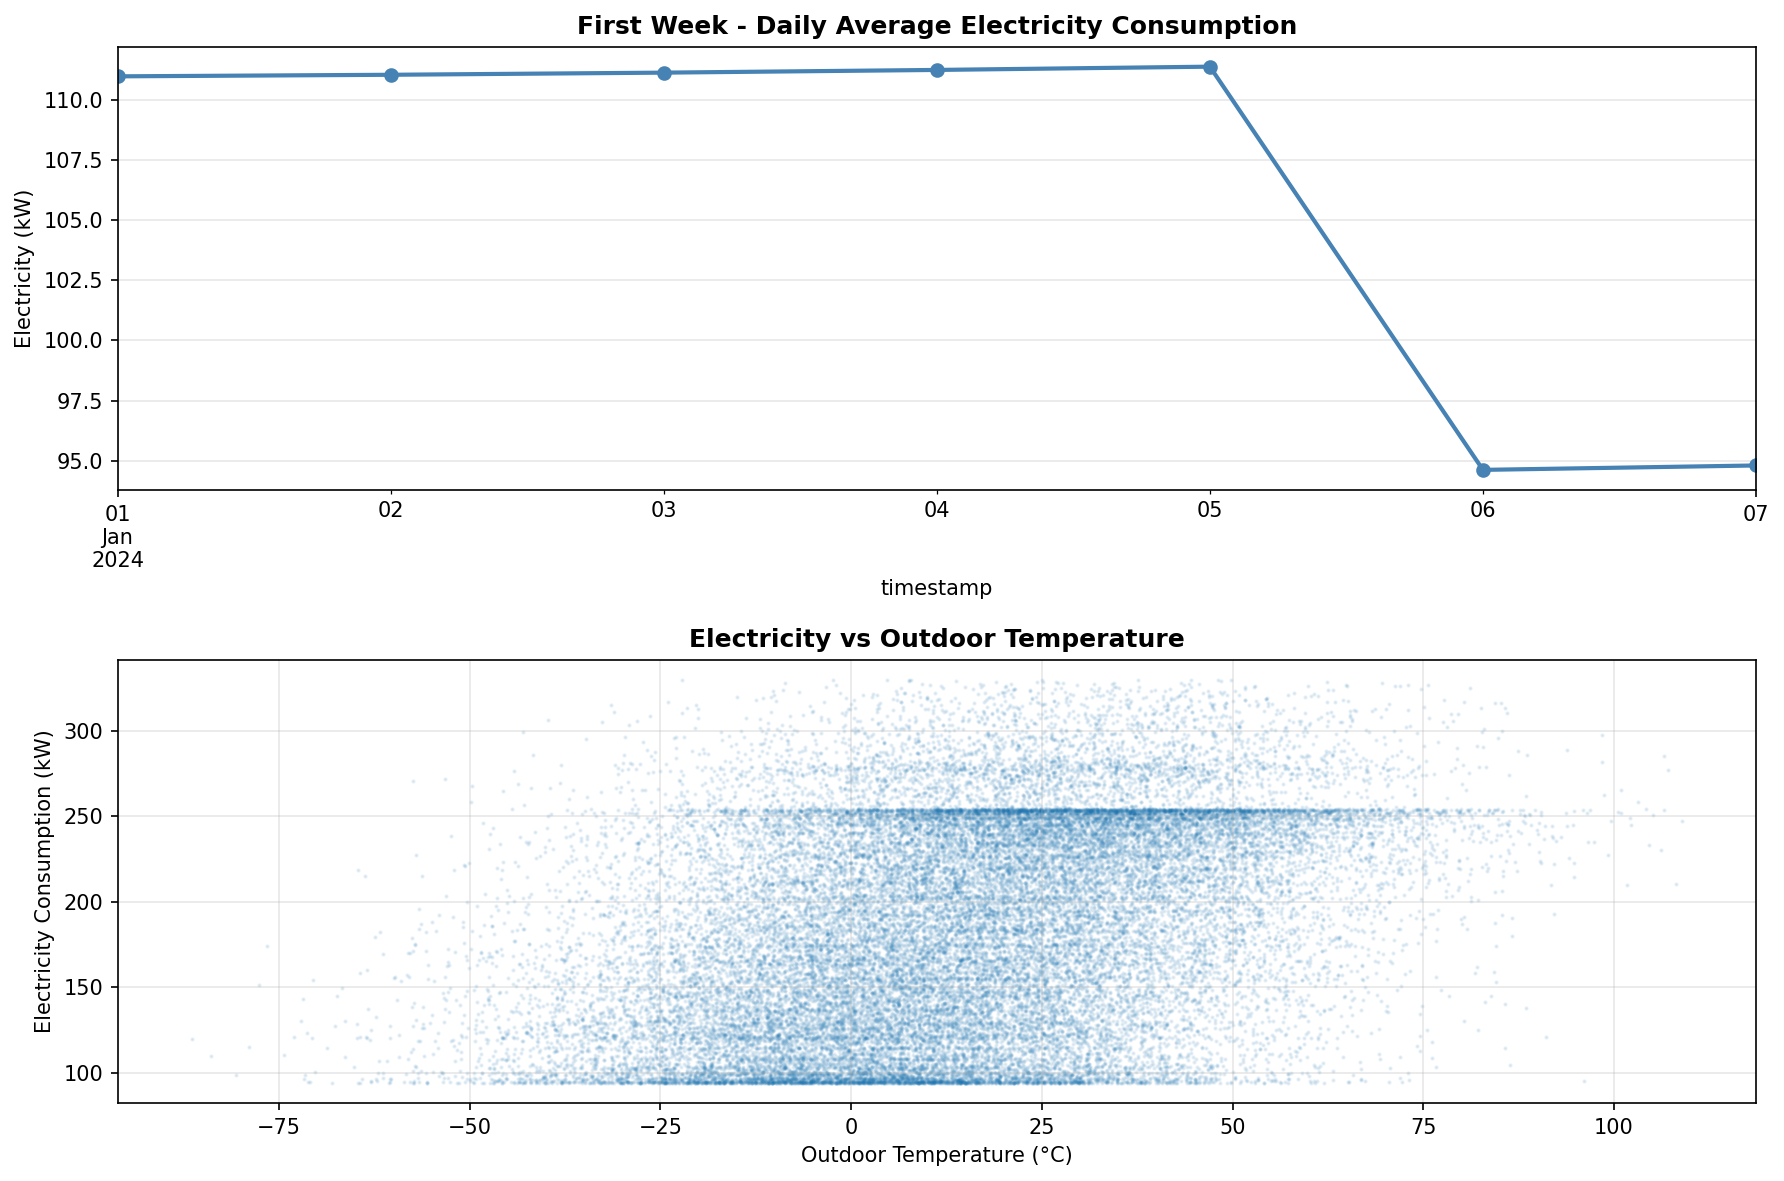

This figure's Python source:
#!/usr/bin/env python3
"""
Quick Start Example for IoT Building Dataset
Demonstrates basic data loading and analysis
"""

import pandas as pd
import matplotlib.pyplot as plt
import json

print("="*80)
print("IoT BUILDING DATASET - QUICK START EXAMPLE")
print("="*80)

# 1. Load metadata
print("\n1. Loading dataset metadata...")
with open('dataset_metadata.json', 'r') as f:
    metadata = json.load(f)

print(f"   Dataset period: {metadata['dataset_info']['start_date'][:10]} to {metadata['dataset_info']['end_date'][:10]}")
print(f"   Total zones: {metadata['building_config']['num_zones']}")
print(f"   Building area: {metadata['building_config']['total_area_sqm']:,} m²")

# 2. Load and preview energy data
print("\n2. Loading whole-building energy data...")
energy = pd.read_csv('energy/whole_building_energy.csv', parse_dates=['timestamp'])
print(f"   Records loaded: {len(energy):,}")
print("\n   First 5 records:")
print(energy.head())

# 3. Basic statistics
print("\n3. Energy consumption statistics:")
print(energy[['electricity_kw', 'gas_kw', 'water_m3']].describe())

# 4. Load weather data
print("\n4. Loading weather data...")
weather = pd.read_csv('weather/weather_station.csv', parse_dates=['timestamp'])
print(f"   Temperature range: {weather['ambient_temperature_c'].min():.1f}°C to {weather['ambient_temperature_c'].max():.1f}°C")
print(f"   Average solar irradiance: {weather['solar_irradiance_wm2'].mean():.0f} W/m²")

# 5. Merge datasets
print("\n5. Merging energy and weather data...")
df = energy.merge(weather, on='timestamp')
print(f"   Merged dataset: {len(df):,} records with {len(df.columns)} columns")

# 6. Calculate correlations
print("\n6. Key correlations:")
corr_temp = df['electricity_kw'].corr(df['ambient_temperature_c'])
print(f"   Electricity vs Outdoor Temperature: {corr_temp:.3f}")

corr_solar = df['electricity_kw'].corr(df['solar_irradiance_wm2'])
print(f"   Electricity vs Solar Irradiance: {corr_solar:.3f}")

# 7. Load occupancy data
print("\n7. Loading occupancy data...")
occupancy = pd.read_csv('occupancy/occupancy_usage.csv', parse_dates=['timestamp'])
print(f"   Max occupancy: {occupancy['occupant_count'].max():.0f} people")
print(f"   Average occupancy: {occupancy['occupant_count'].mean():.1f} people")

# 8. Load IEQ data for one zone
print("\n8. Loading Indoor Environmental Quality data...")
ieq = pd.read_csv('ieq/indoor_environmental_quality.csv', parse_dates=['timestamp'])
zone_1 = ieq[ieq['zone_id'] == 'Zone_01']
print(f"   Zone 01 average temperature: {zone_1['temperature_c'].mean():.1f}°C")
print(f"   Zone 01 average CO2: {zone_1['co2_ppm'].mean():.0f} ppm")

# 9. Simple visualization
print("\n9. Creating sample visualization...")
fig, axes = plt.subplots(2, 1, figsize=(12, 8))

# Plot 1: Weekly energy pattern
energy_weekly = energy.set_index('timestamp').resample('D')['electricity_kw'].mean().head(7)
energy_weekly.plot(ax=axes[0], marker='o', linewidth=2, color='steelblue')
axes[0].set_title('First Week - Daily Average Electricity Consumption', fontsize=12, fontweight='bold')
axes[0].set_ylabel('Electricity (kW)')
axes[0].grid(True, alpha=0.3)

# Plot 2: Energy vs Temperature scatter
axes[1].scatter(df['ambient_temperature_c'], df['electricity_kw'], alpha=0.1, s=1)
axes[1].set_xlabel('Outdoor Temperature (°C)')
axes[1].set_ylabel('Electricity Consumption (kW)')
axes[1].set_title('Electricity vs Outdoor Temperature', fontsize=12, fontweight='bold')
axes[1].grid(True, alpha=0.3)

plt.tight_layout()
plt.savefig('quick_start_example.png', dpi=150, bbox_inches='tight')
print("   ✓ Saved: quick_start_example.png")
plt.close()

# 10. Summary
print("\n" + "="*80)
print("QUICK START COMPLETE")
print("="*80)
print("\nDataset successfully loaded and analyzed!")
print("\nNext steps:")
print("  1. Run 'python analyze_dataset.py' for comprehensive analysis")
print("  2. Explore individual CSV files for detailed data")
print("  3. Use this data for your Digital Twin and DRL research")
print("\nFor more information, see README.md")
print("="*80 + "\n")
